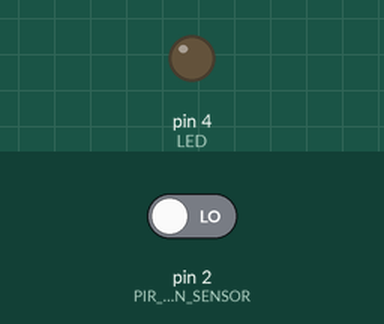
This sketch was run on a simulated Arduino Uno, built with avr-gcc and run on an emulated ATmega328P. On the bench: output pins drawn as LEDs (lit = HIGH). Inputs (shaded band) come from the test bench; at power-on: pin 2 (PIR_MOTION_SENSOR) LOW.

Above: at 1.2 s.
1.3 s: pin 2 (PIR_MOTION_SENSOR) driven HIGH
At 1.9 s:
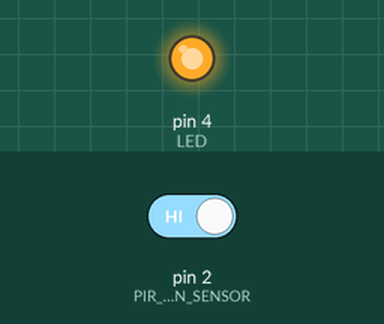
2.8 s: pin 2 (PIR_MOTION_SENSOR) driven LOW
At 4.2 s:
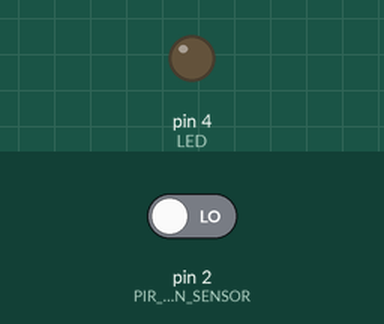
Timing chart, 0 to 5.8 s (numbered marks = the images above; inputs shaded):
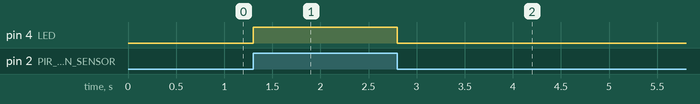

Measured:
- after the input at 1.3 s, pin 4 (LED): LOW → HIGH at once
- after the input at 2.8 s, pin 4 (LED): HIGH → LOW at once

The sketch:

PIRMotionSensor.ino
```cpp
// (licence header left out)
/*****************************************************************************/
//  Function: If the sensor detects the moving people in it's detecting range,
//			  the Grove - LED is turned on.Otherwise, the LED is turned off.
//  Hardware: Grove - PIR Motion Sensor, Grove - LED
//	Arduino IDE: Arduino-1.0
/*******************************************************************************/
/*macro definitions of PIR motion sensor pin and LED pin*/
#define PIR_MOTION_SENSOR 2//Use pin 2 to receive the signal from the module
#define LED	4//the Grove - LED is connected to D4 of Arduino

void setup()
{
	pinsInit();
}

void loop()
{
	if(isPeopleDetected())//if it detects the moving people?
		turnOnLED();
	else
		turnOffLED();
}
void pinsInit()
{
	pinMode(PIR_MOTION_SENSOR, INPUT);
	pinMode(LED,OUTPUT);
}
void turnOnLED()
{
	digitalWrite(LED,HIGH);
}
void turnOffLED()
{
	digitalWrite(LED,LOW);
}
/***************************************************************/
/*Function: Detect whether anyone moves in it's detecting range*/
/*Return:-boolean, ture is someone detected.*/
boolean isPeopleDetected()
{
	int sensorValue = digitalRead(PIR_MOTION_SENSOR);
	if(sensorValue == HIGH)//if the sensor value is HIGH?
	{
		return true;//yes,return ture
	}
	else
	{
		return false;//no,return false
	}
}
```
